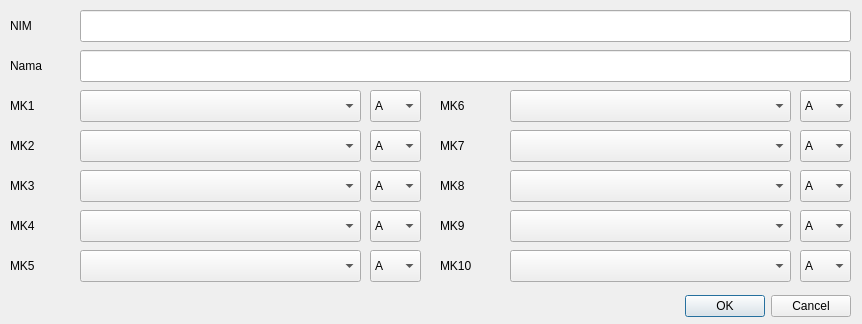
<?xml version="1.0" encoding="UTF-8"?>
<ui version="4.0">
 <class>Dialog</class>
 <widget class="QDialog" name="Dialog">
  <property name="geometry">
   <rect>
    <x>0</x>
    <y>0</y>
    <width>862</width>
    <height>324</height>
   </rect>
  </property>
  <property name="windowTitle">
   <string>Dialog</string>
  </property>
  <widget class="QDialogButtonBox" name="buttonBox">
   <property name="geometry">
    <rect>
     <x>10</x>
     <y>290</y>
     <width>841</width>
     <height>32</height>
    </rect>
   </property>
   <property name="orientation">
    <enum>Qt::Orientation::Horizontal</enum>
   </property>
   <property name="standardButtons">
    <set>QDialogButtonBox::StandardButton::Cancel|QDialogButtonBox::StandardButton::Ok</set>
   </property>
  </widget>
  <widget class="QLabel" name="label">
   <property name="geometry">
    <rect>
     <x>10</x>
     <y>50</y>
     <width>61</width>
     <height>31</height>
    </rect>
   </property>
   <property name="text">
    <string>Nama</string>
   </property>
  </widget>
  <widget class="QLineEdit" name="lineEdit">
   <property name="geometry">
    <rect>
     <x>80</x>
     <y>10</y>
     <width>771</width>
     <height>32</height>
    </rect>
   </property>
  </widget>
  <widget class="QLabel" name="label_2">
   <property name="geometry">
    <rect>
     <x>10</x>
     <y>10</y>
     <width>61</width>
     <height>31</height>
    </rect>
   </property>
   <property name="text">
    <string>NIM</string>
   </property>
  </widget>
  <widget class="QLineEdit" name="lineEdit_2">
   <property name="geometry">
    <rect>
     <x>80</x>
     <y>50</y>
     <width>771</width>
     <height>32</height>
    </rect>
   </property>
  </widget>
  <widget class="QLabel" name="label_3">
   <property name="geometry">
    <rect>
     <x>10</x>
     <y>90</y>
     <width>61</width>
     <height>31</height>
    </rect>
   </property>
   <property name="text">
    <string>MK1</string>
   </property>
  </widget>
  <widget class="QLabel" name="label_4">
   <property name="geometry">
    <rect>
     <x>10</x>
     <y>130</y>
     <width>61</width>
     <height>31</height>
    </rect>
   </property>
   <property name="text">
    <string>MK2</string>
   </property>
  </widget>
  <widget class="QComboBox" name="comboBox">
   <property name="geometry">
    <rect>
     <x>80</x>
     <y>90</y>
     <width>281</width>
     <height>32</height>
    </rect>
   </property>
  </widget>
  <widget class="QLabel" name="label_5">
   <property name="geometry">
    <rect>
     <x>440</x>
     <y>90</y>
     <width>61</width>
     <height>31</height>
    </rect>
   </property>
   <property name="text">
    <string>MK6</string>
   </property>
  </widget>
  <widget class="QComboBox" name="comboBox_2">
   <property name="geometry">
    <rect>
     <x>370</x>
     <y>90</y>
     <width>51</width>
     <height>32</height>
    </rect>
   </property>
   <item>
    <property name="text">
     <string>A</string>
    </property>
   </item>
   <item>
    <property name="text">
     <string>AB</string>
    </property>
   </item>
   <item>
    <property name="text">
     <string>B</string>
    </property>
   </item>
   <item>
    <property name="text">
     <string>BC</string>
    </property>
   </item>
   <item>
    <property name="text">
     <string>C</string>
    </property>
   </item>
   <item>
    <property name="text">
     <string>D</string>
    </property>
   </item>
   <item>
    <property name="text">
     <string>E</string>
    </property>
   </item>
  </widget>
  <widget class="QLabel" name="label_6">
   <property name="geometry">
    <rect>
     <x>10</x>
     <y>170</y>
     <width>61</width>
     <height>31</height>
    </rect>
   </property>
   <property name="text">
    <string>MK3</string>
   </property>
  </widget>
  <widget class="QLabel" name="label_7">
   <property name="geometry">
    <rect>
     <x>10</x>
     <y>210</y>
     <width>61</width>
     <height>31</height>
    </rect>
   </property>
   <property name="text">
    <string>MK4</string>
   </property>
  </widget>
  <widget class="QLabel" name="label_8">
   <property name="geometry">
    <rect>
     <x>10</x>
     <y>250</y>
     <width>61</width>
     <height>31</height>
    </rect>
   </property>
   <property name="text">
    <string>MK5</string>
   </property>
  </widget>
  <widget class="QLabel" name="label_9">
   <property name="geometry">
    <rect>
     <x>440</x>
     <y>130</y>
     <width>61</width>
     <height>31</height>
    </rect>
   </property>
   <property name="text">
    <string>MK7</string>
   </property>
  </widget>
  <widget class="QLabel" name="label_10">
   <property name="geometry">
    <rect>
     <x>440</x>
     <y>170</y>
     <width>61</width>
     <height>31</height>
    </rect>
   </property>
   <property name="text">
    <string>MK8</string>
   </property>
  </widget>
  <widget class="QLabel" name="label_11">
   <property name="geometry">
    <rect>
     <x>440</x>
     <y>210</y>
     <width>61</width>
     <height>31</height>
    </rect>
   </property>
   <property name="text">
    <string>MK9</string>
   </property>
  </widget>
  <widget class="QLabel" name="label_12">
   <property name="geometry">
    <rect>
     <x>440</x>
     <y>250</y>
     <width>61</width>
     <height>31</height>
    </rect>
   </property>
   <property name="text">
    <string>MK10</string>
   </property>
  </widget>
  <widget class="QComboBox" name="comboBox_3">
   <property name="geometry">
    <rect>
     <x>80</x>
     <y>130</y>
     <width>281</width>
     <height>32</height>
    </rect>
   </property>
  </widget>
  <widget class="QComboBox" name="comboBox_4">
   <property name="geometry">
    <rect>
     <x>370</x>
     <y>130</y>
     <width>51</width>
     <height>32</height>
    </rect>
   </property>
   <item>
    <property name="text">
     <string>A</string>
    </property>
   </item>
   <item>
    <property name="text">
     <string>AB</string>
    </property>
   </item>
   <item>
    <property name="text">
     <string>B</string>
    </property>
   </item>
   <item>
    <property name="text">
     <string>BC</string>
    </property>
   </item>
   <item>
    <property name="text">
     <string>C</string>
    </property>
   </item>
   <item>
    <property name="text">
     <string>D</string>
    </property>
   </item>
   <item>
    <property name="text">
     <string>E</string>
    </property>
   </item>
  </widget>
  <widget class="QComboBox" name="comboBox_5">
   <property name="geometry">
    <rect>
     <x>80</x>
     <y>170</y>
     <width>281</width>
     <height>32</height>
    </rect>
   </property>
  </widget>
  <widget class="QComboBox" name="comboBox_6">
   <property name="geometry">
    <rect>
     <x>370</x>
     <y>170</y>
     <width>51</width>
     <height>32</height>
    </rect>
   </property>
   <item>
    <property name="text">
     <string>A</string>
    </property>
   </item>
   <item>
    <property name="text">
     <string>AB</string>
    </property>
   </item>
   <item>
    <property name="text">
     <string>B</string>
    </property>
   </item>
   <item>
    <property name="text">
     <string>BC</string>
    </property>
   </item>
   <item>
    <property name="text">
     <string>C</string>
    </property>
   </item>
   <item>
    <property name="text">
     <string>D</string>
    </property>
   </item>
   <item>
    <property name="text">
     <string>E</string>
    </property>
   </item>
  </widget>
  <widget class="QComboBox" name="comboBox_7">
   <property name="geometry">
    <rect>
     <x>80</x>
     <y>210</y>
     <width>281</width>
     <height>32</height>
    </rect>
   </property>
  </widget>
  <widget class="QComboBox" name="comboBox_8">
   <property name="geometry">
    <rect>
     <x>370</x>
     <y>210</y>
     <width>51</width>
     <height>32</height>
    </rect>
   </property>
   <item>
    <property name="text">
     <string>A</string>
    </property>
   </item>
   <item>
    <property name="text">
     <string>AB</string>
    </property>
   </item>
   <item>
    <property name="text">
     <string>B</string>
    </property>
   </item>
   <item>
    <property name="text">
     <string>BC</string>
    </property>
   </item>
   <item>
    <property name="text">
     <string>C</string>
    </property>
   </item>
   <item>
    <property name="text">
     <string>D</string>
    </property>
   </item>
   <item>
    <property name="text">
     <string>E</string>
    </property>
   </item>
  </widget>
  <widget class="QComboBox" name="comboBox_9">
   <property name="geometry">
    <rect>
     <x>80</x>
     <y>250</y>
     <width>281</width>
     <height>32</height>
    </rect>
   </property>
  </widget>
  <widget class="QComboBox" name="comboBox_10">
   <property name="geometry">
    <rect>
     <x>370</x>
     <y>250</y>
     <width>51</width>
     <height>32</height>
    </rect>
   </property>
   <item>
    <property name="text">
     <string>A</string>
    </property>
   </item>
   <item>
    <property name="text">
     <string>AB</string>
    </property>
   </item>
   <item>
    <property name="text">
     <string>B</string>
    </property>
   </item>
   <item>
    <property name="text">
     <string>BC</string>
    </property>
   </item>
   <item>
    <property name="text">
     <string>C</string>
    </property>
   </item>
   <item>
    <property name="text">
     <string>D</string>
    </property>
   </item>
   <item>
    <property name="text">
     <string>E</string>
    </property>
   </item>
  </widget>
  <widget class="QComboBox" name="comboBox_11">
   <property name="geometry">
    <rect>
     <x>510</x>
     <y>90</y>
     <width>281</width>
     <height>32</height>
    </rect>
   </property>
  </widget>
  <widget class="QComboBox" name="comboBox_12">
   <property name="geometry">
    <rect>
     <x>800</x>
     <y>90</y>
     <width>51</width>
     <height>32</height>
    </rect>
   </property>
   <item>
    <property name="text">
     <string>A</string>
    </property>
   </item>
   <item>
    <property name="text">
     <string>AB</string>
    </property>
   </item>
   <item>
    <property name="text">
     <string>B</string>
    </property>
   </item>
   <item>
    <property name="text">
     <string>BC</string>
    </property>
   </item>
   <item>
    <property name="text">
     <string>C</string>
    </property>
   </item>
   <item>
    <property name="text">
     <string>D</string>
    </property>
   </item>
   <item>
    <property name="text">
     <string>E</string>
    </property>
   </item>
  </widget>
  <widget class="QComboBox" name="comboBox_13">
   <property name="geometry">
    <rect>
     <x>510</x>
     <y>130</y>
     <width>281</width>
     <height>32</height>
    </rect>
   </property>
  </widget>
  <widget class="QComboBox" name="comboBox_14">
   <property name="geometry">
    <rect>
     <x>800</x>
     <y>130</y>
     <width>51</width>
     <height>32</height>
    </rect>
   </property>
   <item>
    <property name="text">
     <string>A</string>
    </property>
   </item>
   <item>
    <property name="text">
     <string>AB</string>
    </property>
   </item>
   <item>
    <property name="text">
     <string>B</string>
    </property>
   </item>
   <item>
    <property name="text">
     <string>BC</string>
    </property>
   </item>
   <item>
    <property name="text">
     <string>C</string>
    </property>
   </item>
   <item>
    <property name="text">
     <string>D</string>
    </property>
   </item>
   <item>
    <property name="text">
     <string>E</string>
    </property>
   </item>
  </widget>
  <widget class="QComboBox" name="comboBox_15">
   <property name="geometry">
    <rect>
     <x>510</x>
     <y>170</y>
     <width>281</width>
     <height>32</height>
    </rect>
   </property>
  </widget>
  <widget class="QComboBox" name="comboBox_16">
   <property name="geometry">
    <rect>
     <x>800</x>
     <y>170</y>
     <width>51</width>
     <height>32</height>
    </rect>
   </property>
   <item>
    <property name="text">
     <string>A</string>
    </property>
   </item>
   <item>
    <property name="text">
     <string>AB</string>
    </property>
   </item>
   <item>
    <property name="text">
     <string>B</string>
    </property>
   </item>
   <item>
    <property name="text">
     <string>BC</string>
    </property>
   </item>
   <item>
    <property name="text">
     <string>C</string>
    </property>
   </item>
   <item>
    <property name="text">
     <string>D</string>
    </property>
   </item>
   <item>
    <property name="text">
     <string>E</string>
    </property>
   </item>
  </widget>
  <widget class="QComboBox" name="comboBox_17">
   <property name="geometry">
    <rect>
     <x>510</x>
     <y>210</y>
     <width>281</width>
     <height>32</height>
    </rect>
   </property>
  </widget>
  <widget class="QComboBox" name="comboBox_18">
   <property name="geometry">
    <rect>
     <x>800</x>
     <y>210</y>
     <width>51</width>
     <height>32</height>
    </rect>
   </property>
   <item>
    <property name="text">
     <string>A</string>
    </property>
   </item>
   <item>
    <property name="text">
     <string>AB</string>
    </property>
   </item>
   <item>
    <property name="text">
     <string>B</string>
    </property>
   </item>
   <item>
    <property name="text">
     <string>BC</string>
    </property>
   </item>
   <item>
    <property name="text">
     <string>C</string>
    </property>
   </item>
   <item>
    <property name="text">
     <string>D</string>
    </property>
   </item>
   <item>
    <property name="text">
     <string>E</string>
    </property>
   </item>
  </widget>
  <widget class="QComboBox" name="comboBox_19">
   <property name="geometry">
    <rect>
     <x>510</x>
     <y>250</y>
     <width>281</width>
     <height>32</height>
    </rect>
   </property>
  </widget>
  <widget class="QComboBox" name="comboBox_20">
   <property name="geometry">
    <rect>
     <x>800</x>
     <y>250</y>
     <width>51</width>
     <height>32</height>
    </rect>
   </property>
   <item>
    <property name="text">
     <string>A</string>
    </property>
   </item>
   <item>
    <property name="text">
     <string>AB</string>
    </property>
   </item>
   <item>
    <property name="text">
     <string>B</string>
    </property>
   </item>
   <item>
    <property name="text">
     <string>BC</string>
    </property>
   </item>
   <item>
    <property name="text">
     <string>C</string>
    </property>
   </item>
   <item>
    <property name="text">
     <string>D</string>
    </property>
   </item>
   <item>
    <property name="text">
     <string>E</string>
    </property>
   </item>
  </widget>
 </widget>
 <resources/>
 <connections>
  <connection>
   <sender>buttonBox</sender>
   <signal>accepted()</signal>
   <receiver>Dialog</receiver>
   <slot>accept()</slot>
   <hints>
    <hint type="sourcelabel">
     <x>248</x>
     <y>254</y>
    </hint>
    <hint type="destinationlabel">
     <x>157</x>
     <y>274</y>
    </hint>
   </hints>
  </connection>
  <connection>
   <sender>buttonBox</sender>
   <signal>rejected()</signal>
   <receiver>Dialog</receiver>
   <slot>reject()</slot>
   <hints>
    <hint type="sourcelabel">
     <x>316</x>
     <y>260</y>
    </hint>
    <hint type="destinationlabel">
     <x>286</x>
     <y>274</y>
    </hint>
   </hints>
  </connection>
 </connections>
</ui>
